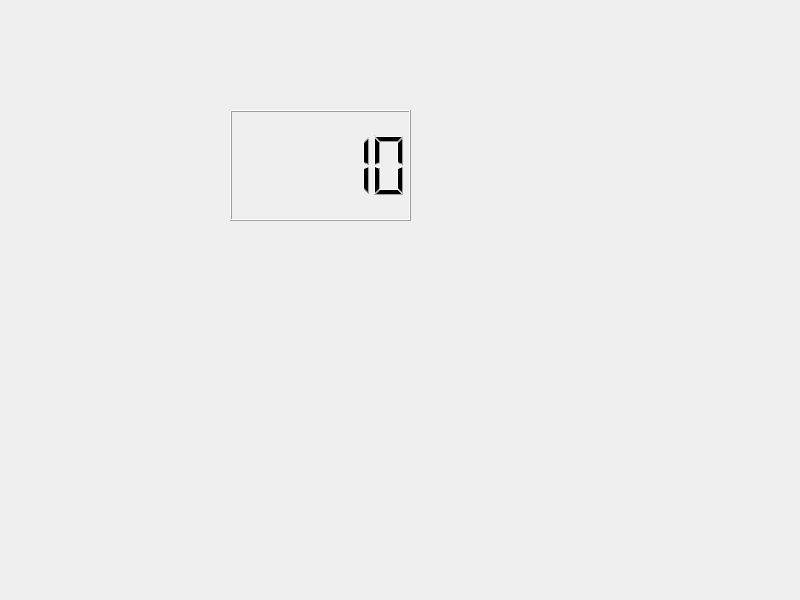
<?xml version="1.0" encoding="UTF-8"?>
<ui version="4.0">
 <class>Widget</class>
 <widget class="QWidget" name="Widget">
  <property name="geometry">
   <rect>
    <x>0</x>
    <y>0</y>
    <width>800</width>
    <height>600</height>
   </rect>
  </property>
  <property name="windowTitle">
   <string>Widget</string>
  </property>
  <widget class="QLCDNumber" name="lcdNumber">
   <property name="geometry">
    <rect>
     <x>230</x>
     <y>110</y>
     <width>181</width>
     <height>111</height>
    </rect>
   </property>
   <property name="intValue" stdset="0">
    <number>10</number>
   </property>
  </widget>
 </widget>
 <resources/>
 <connections/>
</ui>
